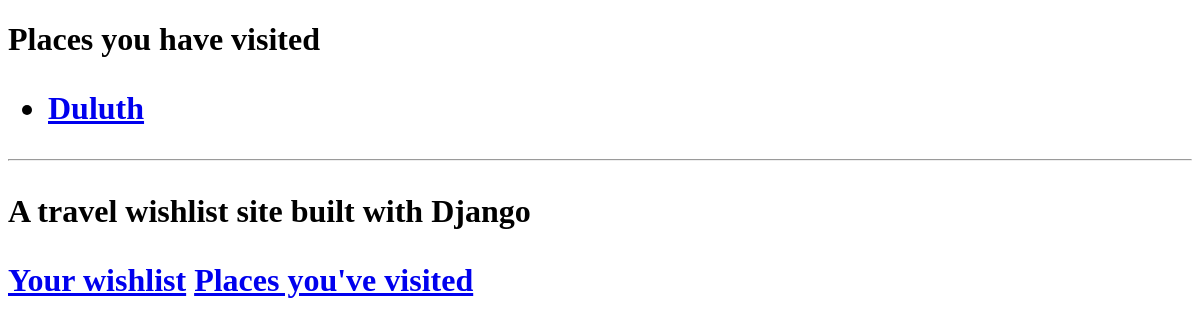
The page /visited on the database as committed earlier.
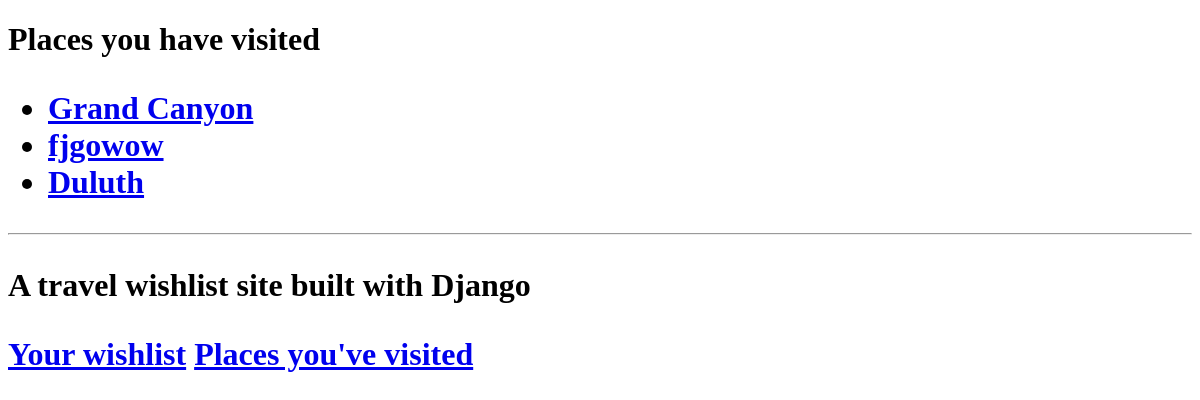
The same page on the database as committed later.
### travel_wishlist/models.py (models this page shows, shortened)
class Place(models.Model):
    name = models.CharField(max_length = 200)
    visited = models.BooleanField(default = False)
    date_visited = models.DateTimeField(default = timezone.now)
    comment = models.TextField()

### travel_wishlist/views.py (the view)
# urls.py: url(r'^visited$', views.places_visited, name = 'places_visited'), #add url for places visited
def places_visited(request):
    visited = Place.objects.filter(visited = True)
    return render(request, 'travel_wishlist/visited.html', {'visited': visited})

### travel_wishlist/templates/travel_wishlist/visited.html
{% extends 'travel_wishlist/base.html' %}
{% block content %}
<h1>Places you have visited</hl>
{% if visited %}
<ul>
  {% for place in visited %}
    <li><a href ="{% url 'place_info' %}">
    <span id = "place-name-{{place.pk}}">{{place.name}}</span></a></li>
  {% endfor %}
</ul>
{% else %}
  <p>You have not visited any places yet.</p>
{% endif %}
{% endblock %}

### travel_wishlist/templates/travel_wishlist/base.html (shortened to what this page needs)
{% load staticfiles %}
<!DOCTYPE html>
<html>
<head>
  <link rel = "stylesheet" href = "https://unpkg.com/sakura.css/css/sakura.css" type = "text/css">
  <link rel = "stylesheet" href = "{% static 'css/style.css' %}" type = "text/css">
</head>
</body>
  {% block content %}
  {% endblock %}
  <hr>
  <p>A travel wishlist site built with Django</p>
  <a href ="{% url 'place_list' %}">Your wishlist</a>
  <a href ="{% url 'places_visited' %}">Places you've visited</a>
</body>
</html>

Rows that differ between the two databases and show on the page:
now on this page (row edited): Place: name "Grand Canyon"
now on this page (row edited): Place: name "fjgowow"
